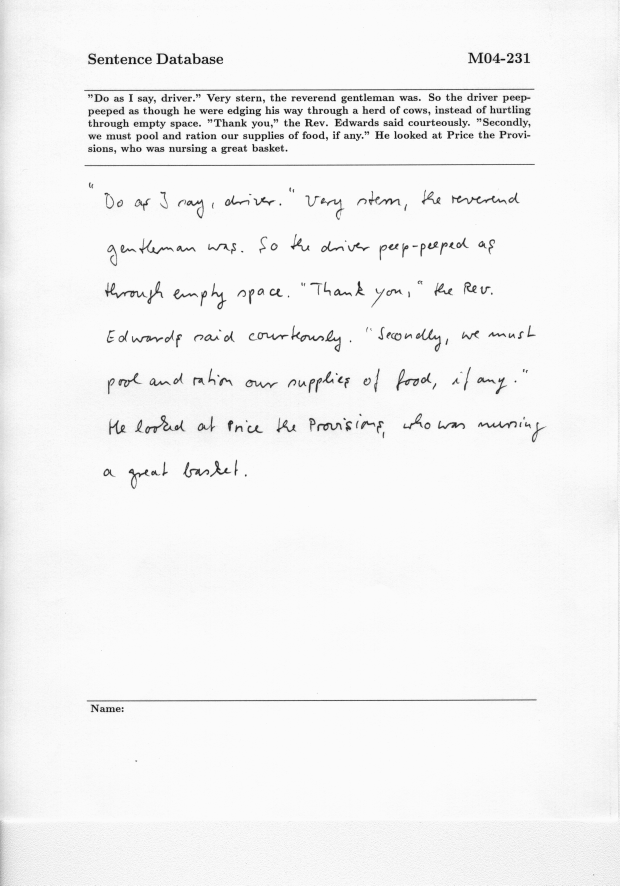
#> input picture test/1/test.png, 2479 x 3542 px (shown at 1/4 size)
$ python -i preprocessing.py   (imports and definitions only)   (older library calls are emulated)
#> lines starting #> are read from the running program, lines starting #| are printed output that depends on the picture; after the words box and inside, x2 and y2 are one past the last pixel; in counts of white or black regions, pixels touching at a corner belong together
import cv2
#import matplotlib.pyplot as plt
#import matplotlib
from PIL import Image
from preprocessing import *
from skimage.filters import threshold_otsu
import numpy as np
import math
import os

class Preprocessor:
    # [189 lines left out: functions paragraph_extraction, binarization, get_peaks, get_valleys, add_missed_valleys_and_peaks, smooth_hist and 5 more, not called in this run]

>>> import cv2
>>> picture = cv2.imread('test/1/test.png', cv2.IMREAD_GRAYSCALE)
#> picture is the input picture: shape (3542, 2479); min 16, max 251, mean 244.1
>>> result = Preprocessor().binarization(picture)
#> in binarization, `reversed_img = 255 - gray_img`:
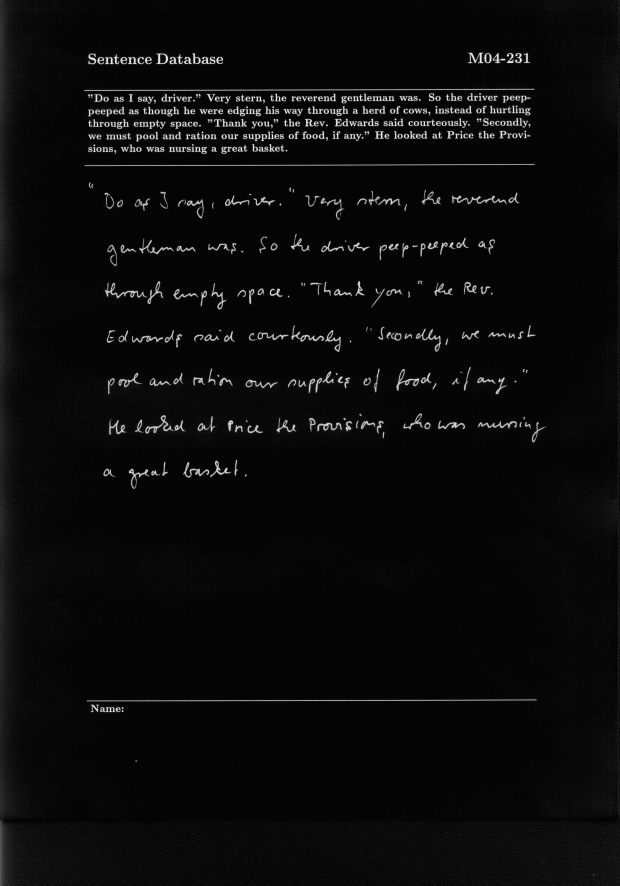
#> reversed_img: shape (3542, 2479) (shown at 1/4 size); min 4, max 239, mean 10.9
#> in binarization, `opened_img = cv2.morphologyEx(filtered_img, cv2.MORPH_OPEN, open_close..`:
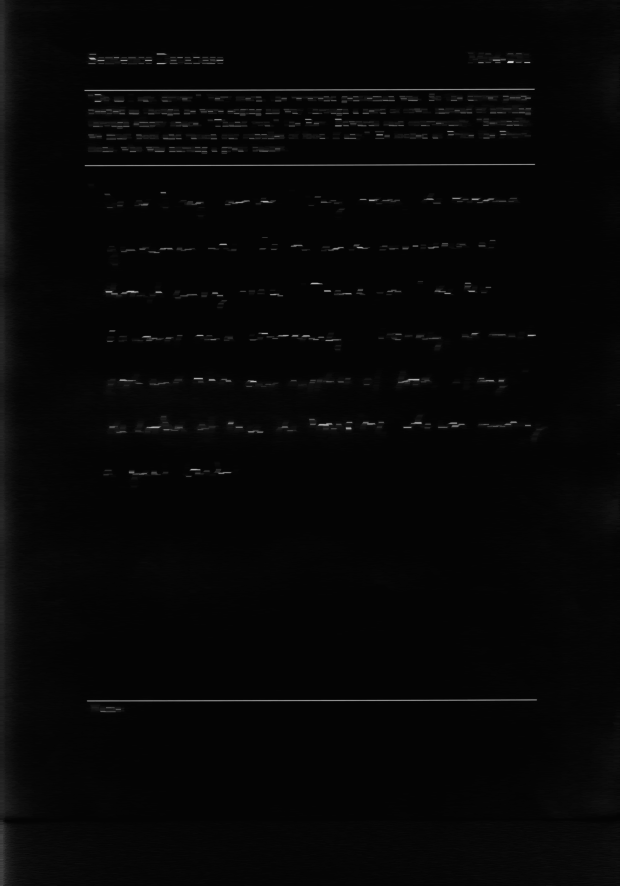
#> opened_img: shape (3542, 2479) (shown at 1/4 size); min 4, max 228, mean 6.6
#> in binarization, `closed_img = cv2.morphologyEx(filtered_img, cv2.MORPH_CLOSE, open_clos..`:
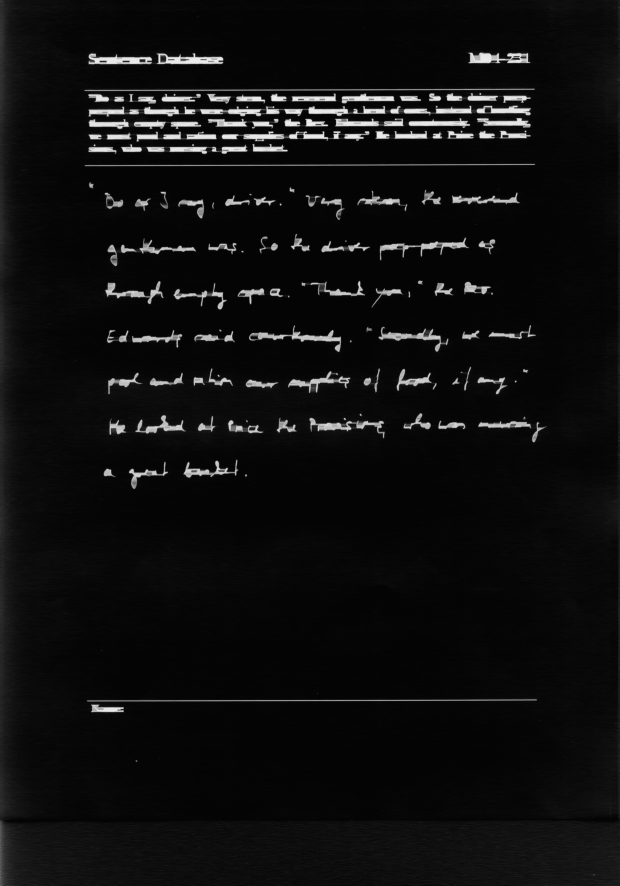
#> closed_img: shape (3542, 2479) (shown at 1/4 size); min 4, max 238, mean 14.7
#> in binarization, `diff = closed_img - opened_img`:
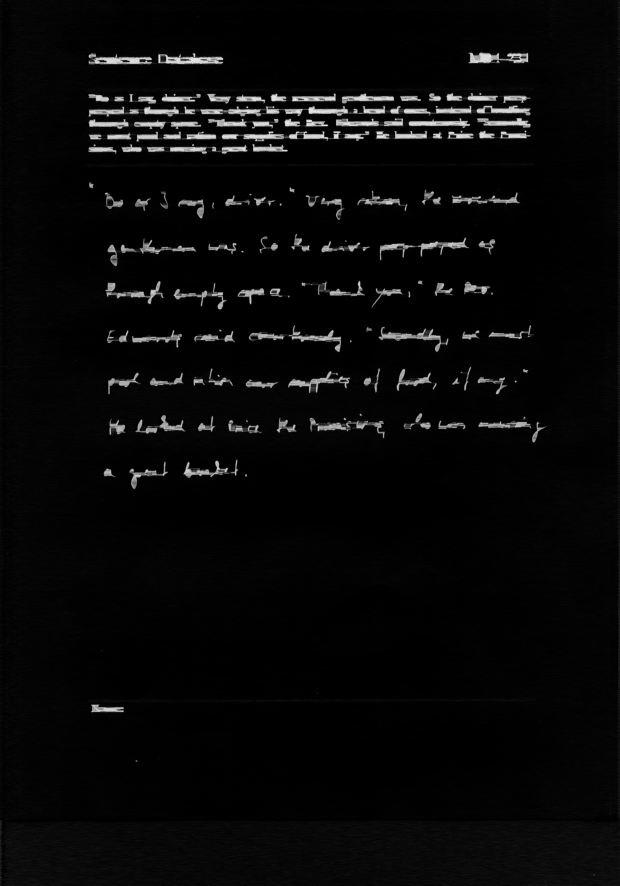
#> diff: shape (3542, 2479) (shown at 1/4 size); min 0, max 231, mean 8.1
#> in binarization, `threshold = threshold_otsu(closed_img2)`: threshold = 84
#> in binarization, `binary_img = closed_img2 > threshold`:
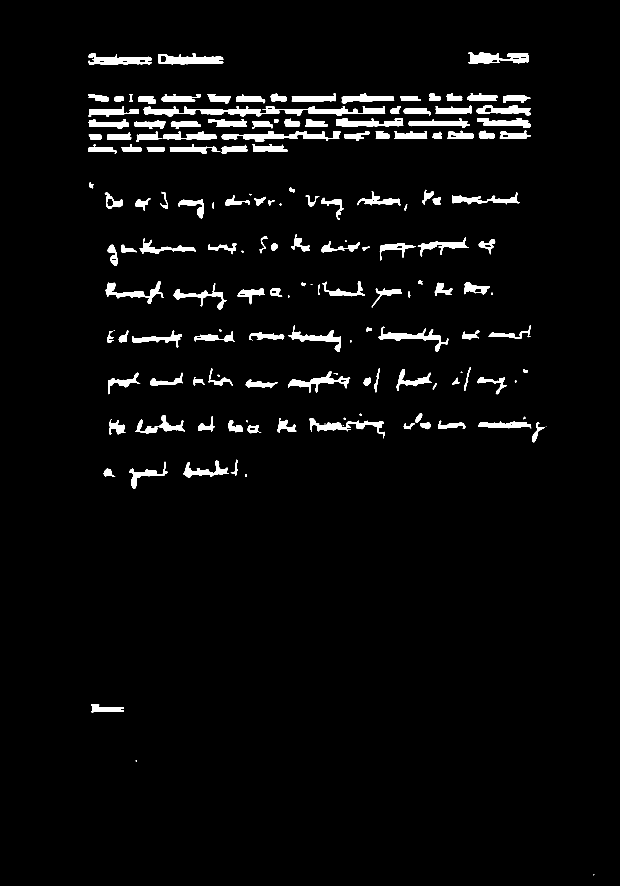
#> binary_img: shape (3542, 2479) bool (shown at 1/4 size); 3.4% white; 166 white regions (9 under 20 px), largest, box (x1, y1, x2, y2) and area: (574, 424, 1541, 466) 17152, (887, 525, 1363, 565) 8664, (633, 213, 893, 257) 7007
